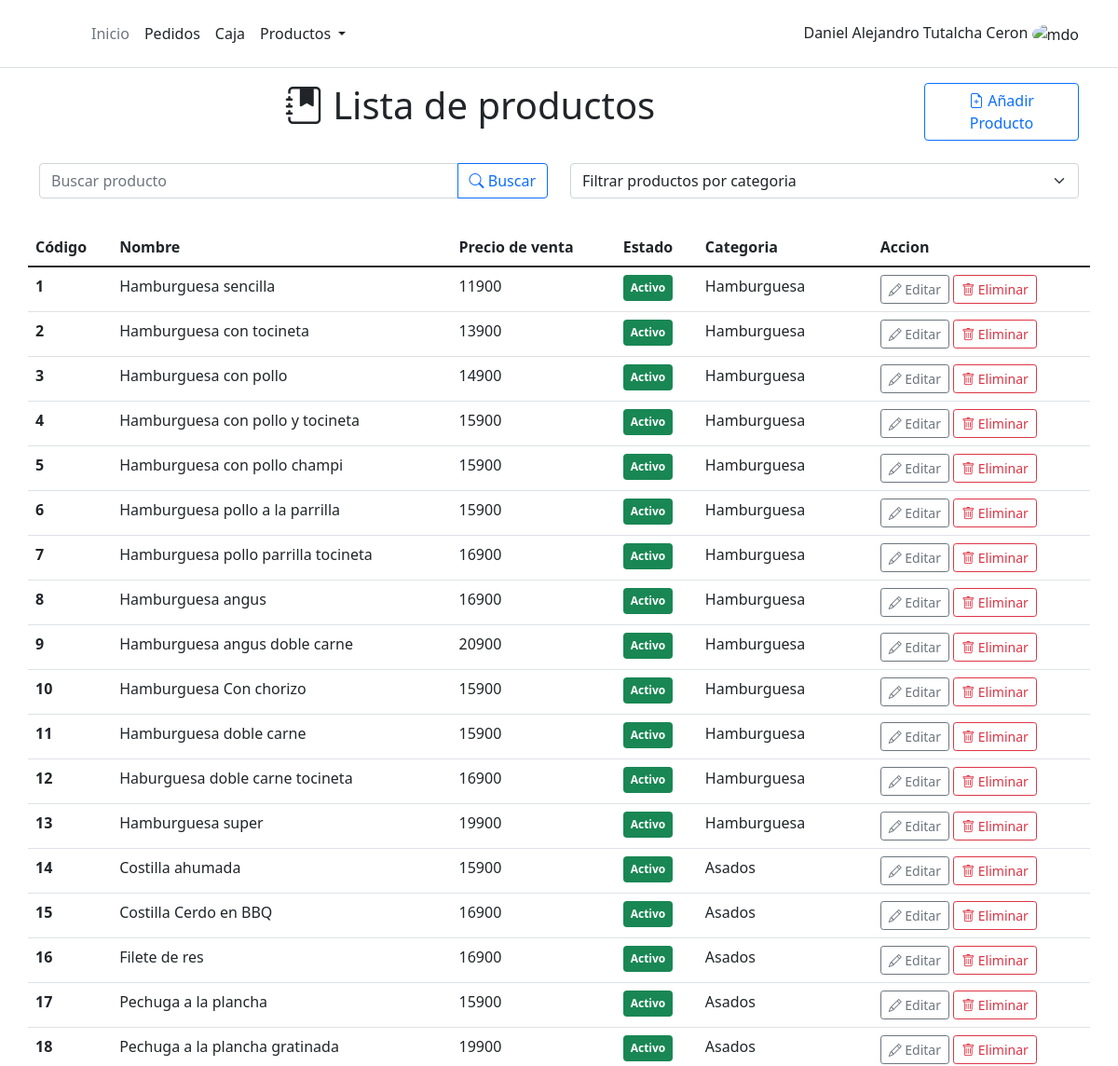
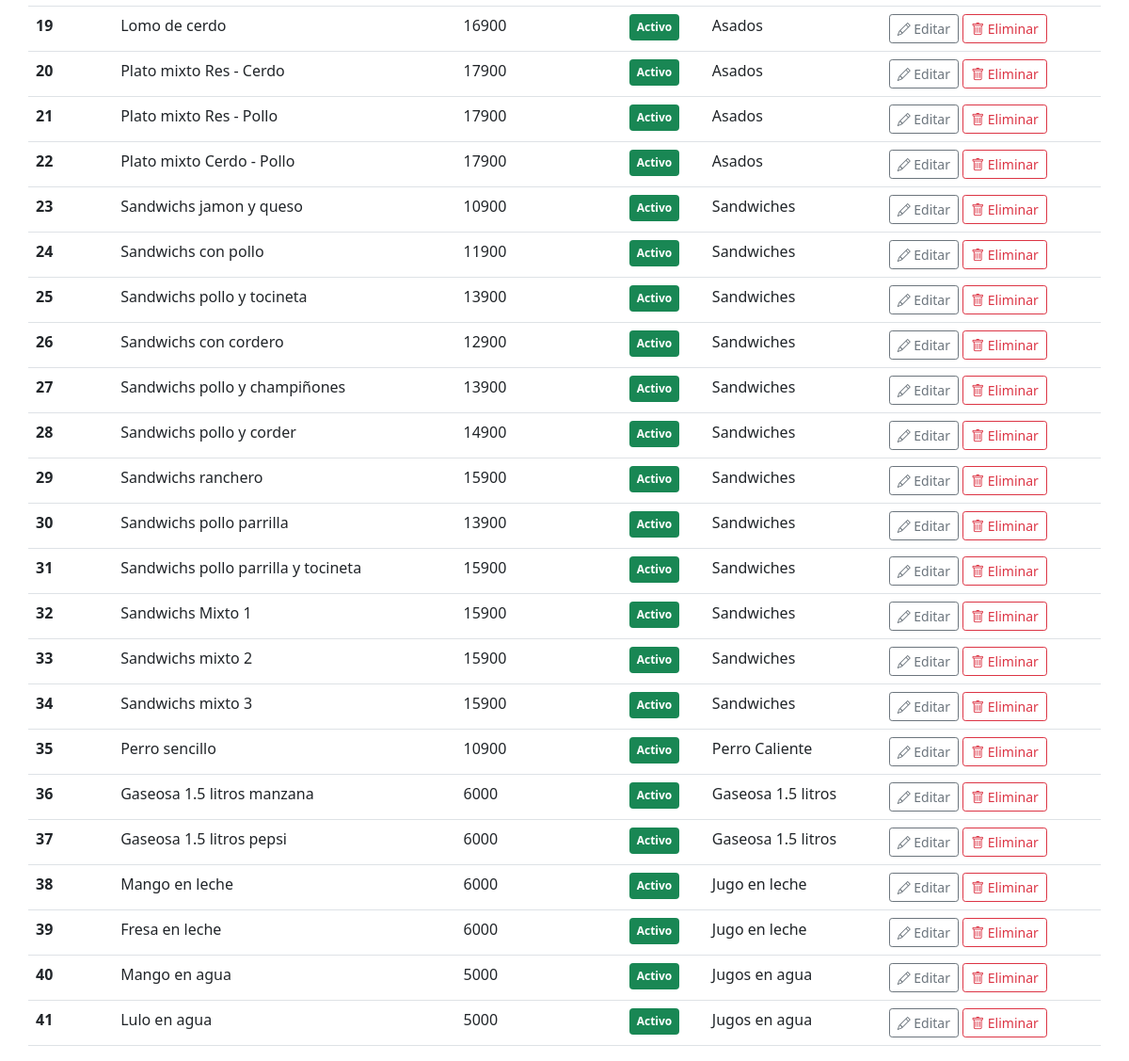
The app's page /product/ with its own data (2 pictures, top to bottom).
### product/models.py (models this page shows, shortened)
class Product(models.Model):
    code = models.IntegerField(unique=True)
    name = models.CharField(max_length=100)
    sale_price = models.IntegerField()
    category = models.ForeignKey(Category,on_delete=models.CASCADE)
    description = models.TextField()
    status = models.BooleanField(default= True)
    created = models.DateTimeField(auto_now_add=True, verbose_name="Fecha de creación")
    updated = models.DateTimeField(auto_now=True, verbose_name="Fecha de edición")
    class Meta:
        ordering = ['code']

class Category(models.Model):
    name = models.CharField(max_length=100)
    description = models.TextField()
    work_section = models.ForeignKey(Work_Section, on_delete = models.PROTECT)
    status = models.BooleanField(default=True)
    created = models.DateTimeField(auto_now_add=True, verbose_name="Fecha de creación")
    updated = models.DateTimeField(auto_now=True, verbose_name="Fecha de edición")
    class Meta:
        ordering = ['name']
    def __str__(self):
        return self.name

### product/views.py (the view)
# urls.py: path('', ProductListView.as_view(), name='list_products'),
class ProductListView(ListView):
    model = Product
    template_name = 'product/product.html'
    def get_context_data(self, **kwargs):
        context = super().get_context_data(**kwargs)
        context['categorys'] = Category.objects.all()
        context['form'] = ProductForm
        return context
    def get_queryset(self, **kwargs):
        object_list = self.model.objects.all()
        if('category' in self.request.GET.keys() or 'name_product' in self.request.GET.keys()):
            try:
                if(self.request.GET['category'] != 'all'):
                    object_list = self.model.objects.filter(category__id = self.request.GET['category'])
            except:
                object_list = self.model.objects.filter(name__icontains = self.request.GET['name_product'])
        return object_list

### product/templates/product/product.html (shortened to what this page needs)
{% extends 'core/base.html' %} {% load static%} {% block title%} Lista Productos {% endblock%} {%block content%}
<div class="row mb-4">
    <div class="col-md-10">
        <h1 class="text-center"><i class="bi bi-journal-bookmark-fill"></i> Lista de productos</h1>
    </div>
    <div class="col-md-2">
        <button type="button" class="btn btn-outline-primary" data-bs-toggle="modal" data-bs-target="#modal_product" onclick='clean_modal()'>
			<i class="bi bi-file-earmark-plus"></i>
			Añadir Producto
		</button>
    </div>
</div>
<div class="row mb-3 ">
    <div class="col-md-6">
        <form action="{% url 'product:list_products'%}" method='GET'>
            <div class="input-group mb-3">
                <input type="text" class="form-control" name='name_product' placeholder="Buscar producto" aria-label="Buscar producto" aria-describedby="button-addon2">
                <button class="btn btn-outline-primary" type="submit"><i class="bi-search"></i> Buscar</button>
            </div>
        </form>
    </div>
    <div class="col-md-6">
        <form  action="{% url 'product:list_products'%}" method="GET">
			<select class="form-select" aria-label="buscar categoria" name='category' id='filter_category' onchange="this.form.submit()">
				<option selected disabled>Filtrar productos por categoria</option>
			</select>
        </form>
    </div>
</div>
<div class=" row ">
    <table class="table table-hover table-responsive ">
        <thead>
            <tr>
                <th scope="col ">Código</th>
                <th scope="col ">Nombre</th>
                <th scope="col ">Precio de venta</th>
                <th scope="col ">Estado</th>
                <th scope="col ">Categoria</th>
                <th scope="col ">Accion</th>
            </tr>
        </thead>
        <tbody id='body_table'>
            {% for product in object_list %}
            <tr id='item_list_{{product.code}}' >
                <td><b>{{product.code}}</b></td>
                <td>{{product.name}}</td>
                <td>{{product.sale_price}}</td>
                {% if product.status %}
                <td> <span class="badge bg-success p-2 ">Activo</span></td>
                {% else %}
                <td><span class="badge bg-danger p-2  ">Inactivo</span></td>
                {% endif %}
                <td>{{product.category.name}}</td>
                <td>
                    <button type="button" class="btn btn-outline-secondary btn-sm" onclick='get_update_product({{product.id}})'><i class="bi bi-pencil "></i> Editar</button>
                    <button type="button" class="btn btn-outline-danger btn-sm " onclick="confirm_delete('{{product.name}}',{{product.id}})""><i class="bi bi-trash "></i> Eliminar</button>
                </td>
            </tr>
            {% endfor %}
        </tbody>
    </table>
</div>
{% endblock%}

### records on screen
Product: code "1", name "Hamburguesa sencilla", sale_price "11900", status "Activo", category.name "Hamburguesa"
Product: code "2", name "Hamburguesa con tocineta", sale_price "13900", status "Activo", category.name "Hamburguesa"
Product: code "3", name "Hamburguesa con pollo", sale_price "14900", status "Activo", category.name "Hamburguesa"
Product: code "4", name "Hamburguesa con pollo y tocineta", sale_price "15900", status "Activo", category.name "Hamburguesa"
Product: code "5", name "Hamburguesa con pollo champi", sale_price "15900", status "Activo", category.name "Hamburguesa"
Product: code "6", name "Hamburguesa pollo a la parrilla", sale_price "15900", status "Activo", category.name "Hamburguesa"
Product: code "7", name "Hamburguesa pollo parrilla tocineta", sale_price "16900", status "Activo", category.name "Hamburguesa"
Product: code "8", name "Hamburguesa angus", sale_price "16900", status "Activo", category.name "Hamburguesa"
Product: code "9", name "Hamburguesa angus doble carne", sale_price "20900", status "Activo", category.name "Hamburguesa"
Product: code "10", name "Hamburguesa Con chorizo", sale_price "15900", status "Activo", category.name "Hamburguesa"
Product: code "11", name "Hamburguesa doble carne", sale_price "15900", status "Activo", category.name "Hamburguesa"
Product: code "12", name "Haburguesa doble carne tocineta", sale_price "16900", status "Activo", category.name "Hamburguesa"
Product: code "13", name "Hamburguesa super", sale_price "19900", status "Activo", category.name "Hamburguesa"
Product: code "14", name "Costilla ahumada", sale_price "15900", status "Activo", category.name "Asados"
Product: code "15", name "Costilla Cerdo en BBQ", sale_price "16900", status "Activo", category.name "Asados"
Product: code "16", name "Filete de res", sale_price "16900", status "Activo", category.name "Asados"
Product: code "17", name "Pechuga a la plancha", sale_price "15900", status "Activo", category.name "Asados"
Product: code "18", name "Pechuga a la plancha gratinada", sale_price "19900", status "Activo", category.name "Asados"
Product: code "19", name "Lomo de cerdo", sale_price "16900", status "Activo", category.name "Asados"
Product: code "20", name "Plato mixto Res - Cerdo", sale_price "17900", status "Activo", category.name "Asados"
Product: code "21", name "Plato mixto Res - Pollo", sale_price "17900", status "Activo", category.name "Asados"
Product: code "22", name "Plato mixto Cerdo - Pollo", sale_price "17900", status "Activo", category.name "Asados"
Product: code "23", name "Sandwichs jamon y queso", sale_price "10900", status "Activo", category.name "Sandwiches"
Product: code "24", name "Sandwichs con pollo", sale_price "11900", status "Activo", category.name "Sandwiches"
Product: code "25", name "Sandwichs pollo y tocineta", sale_price "13900", status "Activo", category.name "Sandwiches"
Product: code "26", name "Sandwichs con cordero", sale_price "12900", status "Activo", category.name "Sandwiches"
Product: code "27", name "Sandwichs pollo y champiñones", sale_price "13900", status "Activo", category.name "Sandwiches"
Product: code "28", name "Sandwichs pollo y corder", sale_price "14900", status "Activo", category.name "Sandwiches"
Product: code "29", name "Sandwichs ranchero", sale_price "15900", status "Activo", category.name "Sandwiches"
Product: code "30", name "Sandwichs pollo parrilla", sale_price "13900", status "Activo", category.name "Sandwiches"
Product: code "31", name "Sandwichs pollo parrilla y tocineta", sale_price "15900", status "Activo", category.name "Sandwiches"
Product: code "32", name "Sandwichs Mixto 1", sale_price "15900", status "Activo", category.name "Sandwiches"
Product: code "33", name "Sandwichs mixto 2", sale_price "15900", status "Activo", category.name "Sandwiches"
Product: code "34", name "Sandwichs mixto 3", sale_price "15900", status "Activo", category.name "Sandwiches"
Product: code "35", name "Perro sencillo", sale_price "10900", status "Activo", category.name "Perro Caliente"
Product: code "36", name "Gaseosa 1.5 litros manzana", sale_price "6000", status "Activo", category.name "Gaseosa 1.5 litros"
Product: code "37", name "Gaseosa 1.5 litros pepsi", sale_price "6000", status "Activo", category.name "Gaseosa 1.5 litros"
Product: code "38", name "Mango en leche", sale_price "6000", status "Activo", category.name "Jugo en leche"
Product: code "39", name "Fresa en leche", sale_price "6000", status "Activo", category.name "Jugo en leche"
Product: code "40", name "Mango en agua", sale_price "5000", status "Activo", category.name "Jugos en agua"
Product: code "41", name "Lulo en agua", sale_price "5000", status "Activo", category.name "Jugos en agua"
